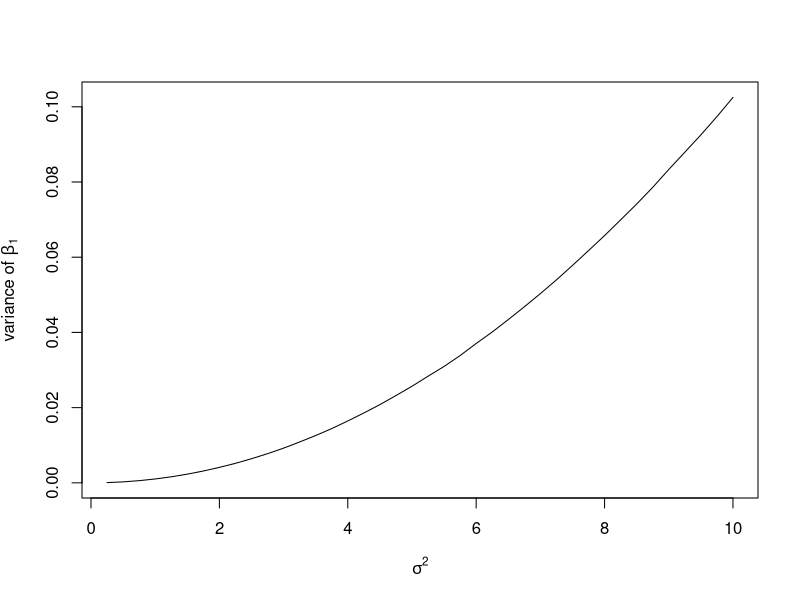
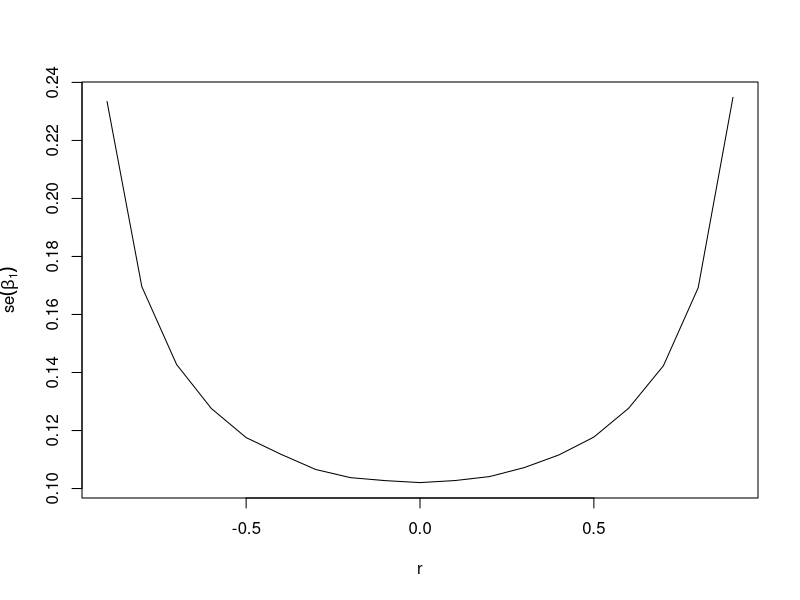
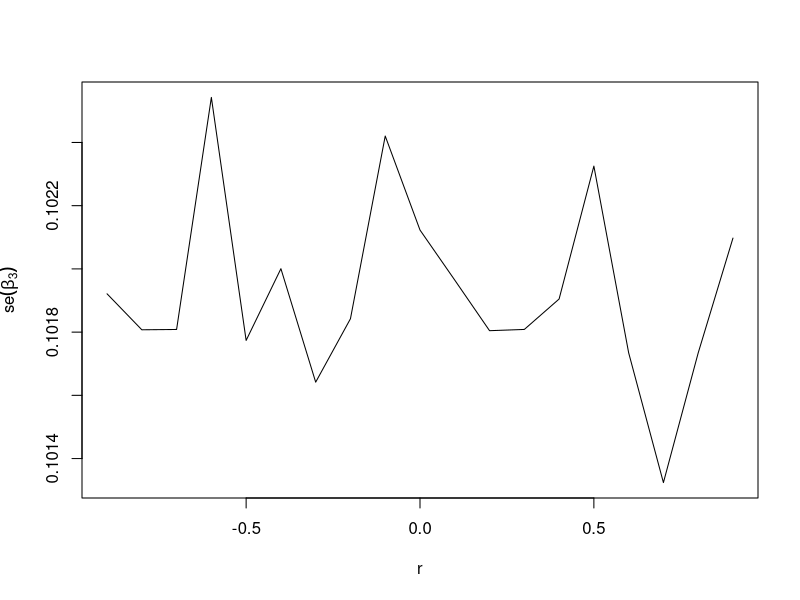

These charts were generated, in order, by the following R code: (Note: a time limit stopped this script after it produced the figures.)
## ---- chunk 1
knitr::opts_chunk$set(echo = TRUE)
## ---- chunk 2
set.seed(524)

bs = c()
for (i in 1:1000){
  b0 = 30
  b1 = 55
  X = rnorm(1000, 0, 1)
  e = rnorm(1000, 0, 0.25)
  Y = b0 + b1 * X + e
  fit = lm(Y ~ X)
  b1_hat = coef(fit)[2]
  bs = c(bs, b1_hat)
}
bias = b1 - mean(bs)
bias
## ---- chunk 3
sigma2 = seq(0.25, 10, 0.25)
ss = c()
for (s in sigma2){
  var_b1 = c()
  for (i in 1:1000){
    Y = b0 + b1*X + rnorm(1000, 0, s)
    fit = lm(Y ~ X)
    var_b1_temp = summary(fit)$coef[2, 2]^2
    var_b1 = c(var_b1, var_b1_temp)
  }
  ss = c(ss, mean(var_b1))
}
plot(sigma2, ss, xlab = expression(sigma^2),ylab = expression(paste("variance of ", hat(beta[1]), "")), type = "l")
## ---- chunk 4
library(MASS)

sim = function(N){
  result = data.frame()
  for (r in seq(-0.9, 0.9, 0.1)){
    se_b1 = c()
    se_b3 = c()
    for (i in 1:1000){
      m = matrix(c(1, r, 0, r, 1, 0, 0, 0, 1), 3, 3)
      Y = mvrnorm(N, c(0, 0, 0), m)
      data = data.frame(cbind(Y, rnorm(N)))
      colnames(data) = c("X1", "X2", "X3", "e")
      data$Y = data$X1 + data$X2 + data$X3 + data$e
      fit = lm(Y ~ X1 + X2 + X3, data)
      se_b1_temp = summary(fit)$coef[2, 2]
      se_b3_temp = summary(fit)$coef[4, 2]
      se_b1 = c(se_b1, se_b1_temp)
      se_b3 = c(se_b3, se_b3_temp)
    }
  result = rbind(result, c(r, mean(se_b1), mean(se_b3)))
  colnames(result) = c("r", "se_b1", "se_b3")
  }
  return(result)
}
result = sim(100)
plot(result$r, result$se_b1, type = "l", xlab = "r", ylab = expression(se(hat(beta[1]))))
## ---- chunk 5
plot(result$r, result$se_b3, type = "l", xlab = "r", ylab = expression(se(hat(beta[3]))))
## ---- chunk 6
result2 = sim(300)
result3 = sim(1000)

plot(result$r, result$se_b1, xlab = "r", ylab = expression(se(hat(beta[1]))), col = 1, type = "l", ylim = c(0, .6))
lines(result2$r, result2$se_b1, col = 2)
lines(result3$r, result3$se_b1, col = 3)
legend("topright", c("N = 100", "N = 300", "N = 1000"), col = c(1, 2, 3), lty = 1)
## ---- chunk 7
plot(result$r, result$se_b3, xlab = "r", ylab = expression(se(hat(beta[3]))), col = 1, type = "l", ylim = c(0, .6))
lines(result2$r, result2$se_b3, col = 2)
lines(result3$r, result3$se_b3, col = 3)
legend("topright", c("N = 100", "N = 300", "N = 1000"), col = c(1, 2, 3), lty = 1)
